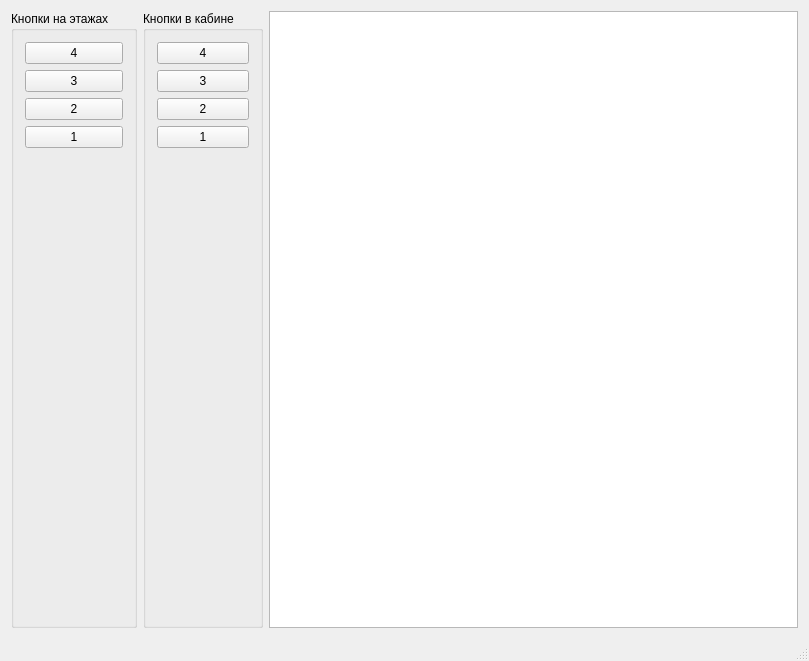
<?xml version="1.0" encoding="UTF-8"?>
<ui version="4.0">
 <class>MainWindow</class>
 <widget class="QMainWindow" name="MainWindow">
  <property name="geometry">
   <rect>
    <x>0</x>
    <y>0</y>
    <width>809</width>
    <height>661</height>
   </rect>
  </property>
  <property name="windowTitle">
   <string>MainWindow</string>
  </property>
  <widget class="QWidget" name="centralWidget">
   <layout class="QHBoxLayout" name="horizontalLayout_2">
    <item>
     <widget class="QGroupBox" name="groupBox_2">
      <property name="title">
       <string>Кнопки на этажах</string>
      </property>
      <layout class="QVBoxLayout" name="verticalLayout">
       <item>
        <widget class="QPushButton" name="callFrom4">
         <property name="text">
          <string>4</string>
         </property>
        </widget>
       </item>
       <item>
        <widget class="QPushButton" name="callFrom3">
         <property name="text">
          <string>3</string>
         </property>
        </widget>
       </item>
       <item>
        <widget class="QPushButton" name="callFrom2">
         <property name="text">
          <string>2</string>
         </property>
        </widget>
       </item>
       <item>
        <widget class="QPushButton" name="callFrom1">
         <property name="text">
          <string>1</string>
         </property>
        </widget>
       </item>
       <item>
        <widget class="QLabel" name="label">
         <property name="text">
          <string/>
         </property>
        </widget>
       </item>
      </layout>
     </widget>
    </item>
    <item>
     <widget class="QGroupBox" name="groupBox">
      <property name="title">
       <string>Кнопки в кабине</string>
      </property>
      <layout class="QVBoxLayout" name="verticalLayout_2">
       <item>
        <widget class="QPushButton" name="floor4">
         <property name="text">
          <string>4</string>
         </property>
        </widget>
       </item>
       <item>
        <widget class="QPushButton" name="floor3">
         <property name="text">
          <string>3</string>
         </property>
        </widget>
       </item>
       <item>
        <widget class="QPushButton" name="floor2">
         <property name="text">
          <string>2</string>
         </property>
        </widget>
       </item>
       <item>
        <widget class="QPushButton" name="floor1">
         <property name="text">
          <string>1</string>
         </property>
        </widget>
       </item>
       <item>
        <widget class="QLabel" name="label_2">
         <property name="text">
          <string/>
         </property>
        </widget>
       </item>
      </layout>
     </widget>
    </item>
    <item>
     <widget class="QTextBrowser" name="textBrowser"/>
    </item>
   </layout>
  </widget>
  <widget class="QMenuBar" name="menuBar">
   <property name="geometry">
    <rect>
     <x>0</x>
     <y>0</y>
     <width>809</width>
     <height>22</height>
    </rect>
   </property>
  </widget>
  <widget class="QStatusBar" name="statusBar"/>
 </widget>
 <layoutdefault spacing="6" margin="11"/>
 <resources/>
 <connections/>
</ui>
